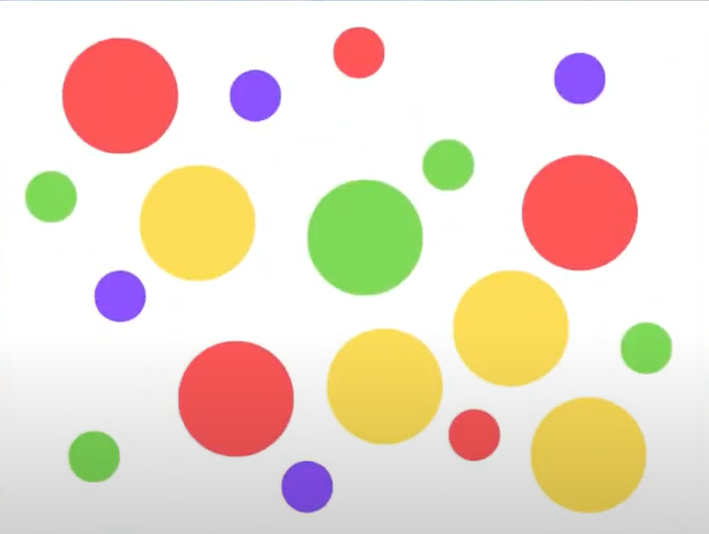
#> input picture EXAMEN/lunares.png, 709 x 534 px
$ python pregunta2.py
#> lines starting #> are read from the running program, lines starting #| are printed output that depends on the picture
import cv2
import matplotlib.pyplot as plt
image1 = cv2.imread('lunares.png', cv2.IMREAD_GRAYSCALE)
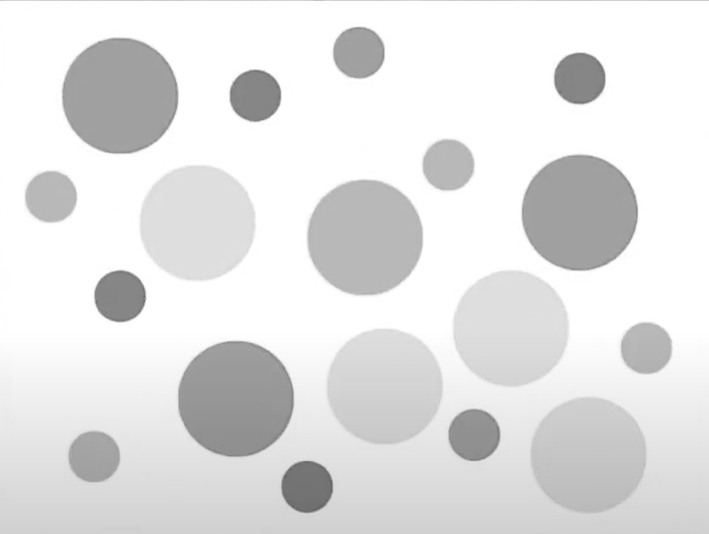
#> image1: shape (534, 709); min 98, max 255, mean 227.3
image2 = cv2.imread('monedas.png', cv2.IMREAD_GRAYSCALE)
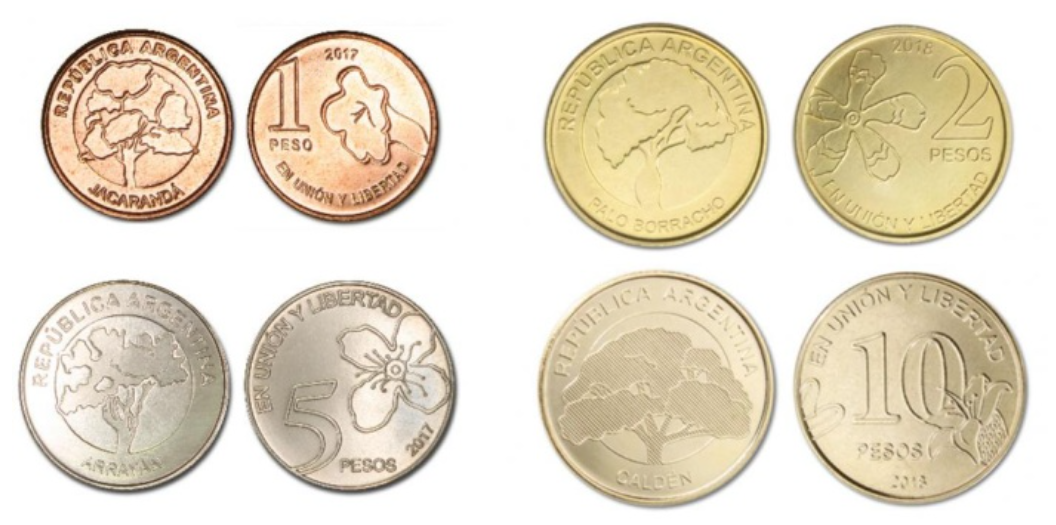
#> input picture EXAMEN/monedas.png, 1056 x 525 px
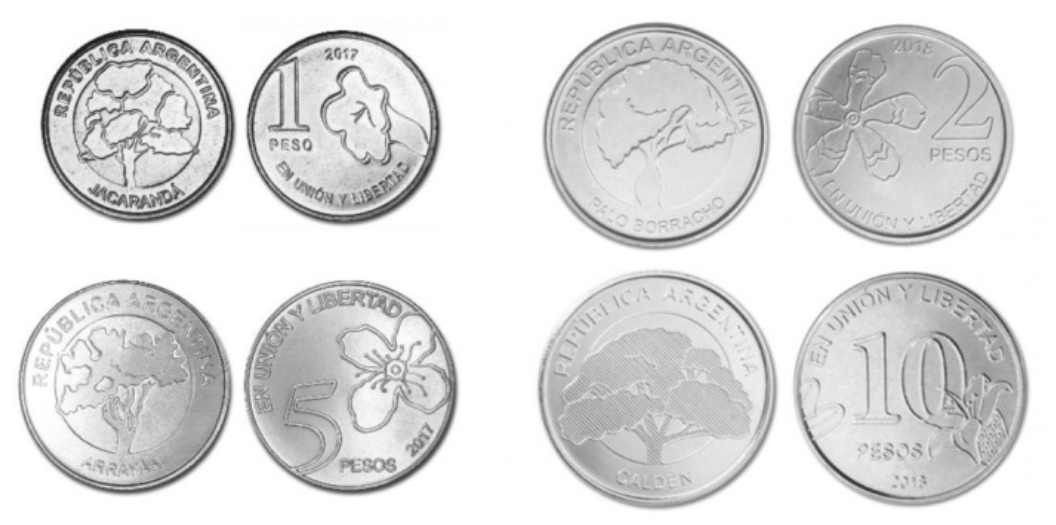
#> image2: shape (525, 1056); min 28, max 255, mean 220.6
orb = cv2.ORB_create()
keypoints1, descriptors1 = orb.detectAndCompute(image1, None)
#> keypoints1 = 182 keypoints; strongest (x, y, size): (236, 111, 111.1), (136, 312, 111.1), (272, 111, 111.1), (236, 110, 92.6)
keypoints2, descriptors2 = orb.detectAndCompute(image2, None)
#> keypoints2 = 500 keypoints; strongest (x, y, size): (79, 80, 37.2), (147, 41, 31), (79, 81, 44.6), (79, 78, 37.2)
bf = cv2.BFMatcher(cv2.NORM_HAMMING, crossCheck=True)
matches = bf.match(descriptors1, descriptors2)
#> matches = 22 matches
matches = sorted(matches, key=lambda x: x.distance)
matched_image = cv2.drawMatches(image1, keypoints1, image2, keypoints2, matches[:50], None, flags=cv2.DrawMatchesFlags_NOT_DRAW_SINGLE_POINTS)
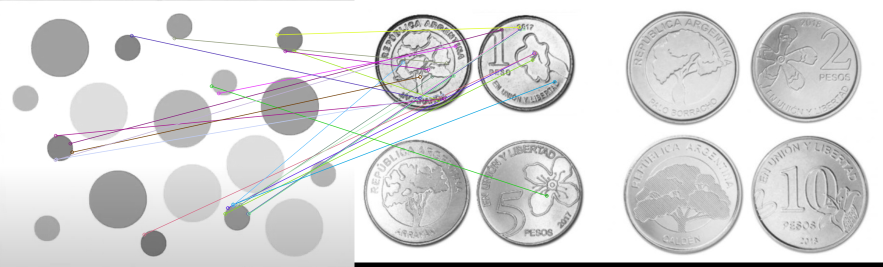
#> matched_image: shape (534, 1765, 3) (shown at 1/2 size); mean of channels 0, 1, 2 219.7, 219.5, 219.6; drawn as B, G, R
matched_image_rgb = cv2.cvtColor(matched_image, cv2.COLOR_BGR2RGB)
plt.figure(figsize=(20, 10))
plt.imshow(matched_image_rgb)
plt.title('Emparejamiento de Características ORB')
plt.axis('off')
plt.show()
